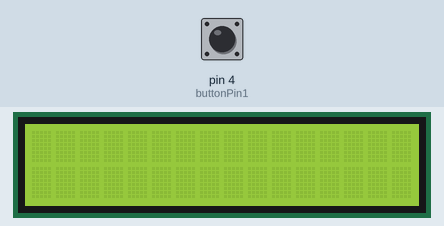
The sketch below on a simulated Arduino Uno, built with avr-gcc and run on an emulated ATmega328P. On the bench: 16×2 character LCD. The test bench sets the inputs (shaded band); at power-on: pin 4 (buttonPin1) HIGH.

Above: at 1.2 s.
1.3 s: pin 4 (buttonPin1) pulled LOW for 0.15 s
At 2.6 s:
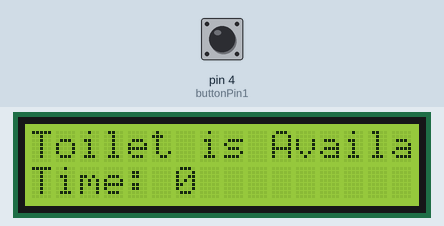
2.9 s: pin 4 (buttonPin1) pulled LOW for 1 s
At 3.4 s:
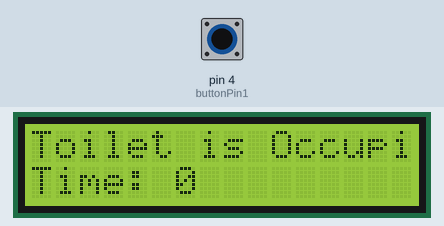
5.4 s: pin 4 (buttonPin1) pulled LOW for 3.2 s
Timing chart, 0 to 8.4 s (numbered marks = the images above; inputs shaded):
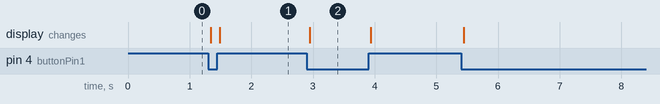

Measured:
- after the input at 1.3 s, the display: first changes at once (image 1 shows a later state)
- after the input at 2.9 s, the display: changes at once (image 2)

The sketch:

toitlet_tinder.ino
```cpp
#include <Wire.h>
#include <LiquidCrystal_I2C.h>
#include <ezButton.h>

int buttonPin1 = 4;
unsigned long startTime = 0;
unsigned long timer = 0;

LiquidCrystal_I2C lcd(0x27, 16, 2);
ezButton button(buttonPin1);

void setup() {
  lcd.init();
  lcd.backlight();

  button.setDebounceTime(20);
  pinMode(buttonPin1, INPUT);
}

void loop() {
  button.loop();

  if(button.isPressed()){
    startTime = millis();
    timer = (millis() - startTime);
    lcd.setCursor(0, 0);
    lcd.print("Toilet is Occupied");
    lcd.setCursor(0, 1);
    lcd.print("Time: ");
    lcd.print(timer);
  }

  if(button.isReleased()){
    lcd.setCursor(0, 0);
    lcd.print("Toilet is Available");
    timer = 0;
  }
}
```
